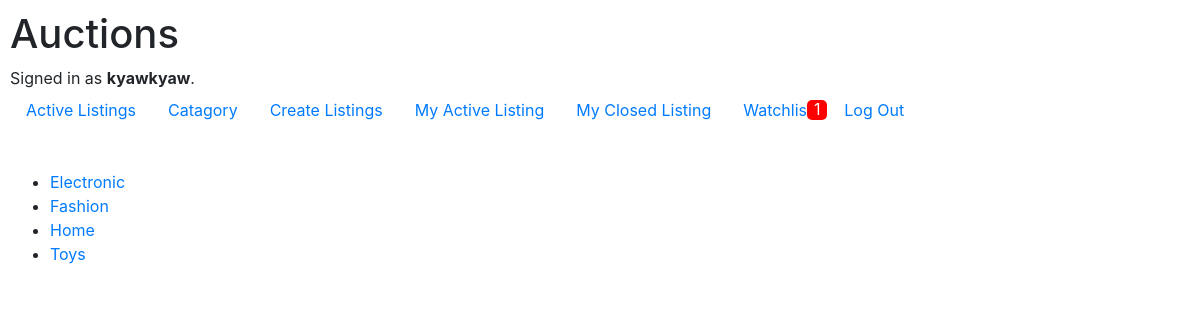
/catagory (signed in), run on the app's committed database.
### auctions/models.py (models this page shows, shortened)
class User(AbstractUser):
    pass

class Watchlist(models.Model):
    user = models.ForeignKey(settings.AUTH_USER_MODEL, on_delete=models.CASCADE, related_name='user_watchlists')
    watchlist_item = models.ForeignKey(Listing, on_delete=models.CASCADE, related_name='watchlisted')

class Catagory(models.Model):
    catagory = models.CharField(max_length=255, null=False, blank=False)

### auctions/views.py (the view)
# urls.py: path("catagory", views.catagory, name="catagory"),
def catagory(request):
    catagories = Catagory.objects.all()
    return render(request, "auctions/catagory.html", {
        "catagories": catagories
    })

### auctions/templates/auctions/catagory.html
{% extends "auctions/layout.html" %}
{% block body %}
    <ul>
    {% for catagory in catagories %}
        <li><a href="{% url 'catagory_items' catagory.id %}">{{ catagory.catagory.capitalize }}</a></li>
    {% endfor %}
    </ul>
{% endblock %}

### auctions/templates/auctions/layout.html (shortened to what this page needs)
{% load static %}
<!DOCTYPE html>
<html lang="en">
    <head>
        <link rel="stylesheet" href="https://stackpath.bootstrapcdn.com/bootstrap/4.4.1/css/bootstrap.min.css">
        <link href="{% static 'auctions/styles.css' %}" rel="stylesheet">
    </head>
    <body>
        <h1>Auctions</h1>
        <div>
            {% if user.is_authenticated %}
                Signed in as <strong>{{ user.username }}</strong>.
            {% else %}
                Not signed in.
            {% endif %}
        </div>
        <ul class="nav">
            <li class="nav-item">
                <a class="nav-link" href="{% url 'index' %}">Active Listings</a>
            </li>
            <li class="nav-item">
                <a class="nav-link" href="{% url 'catagory' %}">Catagory</a>
            </li>
            {% if user.is_authenticated %}
                <li class="nav-item">
                    <a class="nav-link" href="{% url 'create_listing' %}">Create Listings</a>
                </li>
                <li class="nav-item">
                    <a class="nav-link" href="{% url 'my_active_or_close' 'active' %}">My Active Listing</a>
                </li>
                <li class="nav-item">
                    <a class="nav-link" href="{% url 'my_active_or_close' 'close' %}">My Closed Listing</a>
                </li>
                <li class="nav-item">
                    <a class="nav-link" href="{% url 'my_watchlist' %}">Watchlist</a><div class="watchlist_count"><span class="counter">{{ request.user.user_watchlists.all|length }}</span></div>
                </li>
                <li class="nav-item">
                    <a class="nav-link" href="{% url 'logout' %}">Log Out</a>
                </li>
            {% endif %}
        </ul>
        {% block body %}
        {% endblock %}
    </body>
</html>

### auctions/static/auctions/styles.css (style rules this page uses)
body { padding: 10px; }
.watchlist_count { display: inline-block; background-color: #ff0000; border-radius: 25%; color: #ffffff; width: 20px; height: 20px; position: relative; left: 80px; bottom: 30px; text-align: center; margin: 0; }
.counter { display: inline-block; position: relative; bottom: 3px; }

### data on the page
User: username "kyawkyaw", user.user_watchlists.all|length "1"
Catagory: catagory "Electronic"
Catagory: catagory "Fashion"
Catagory: catagory "Home"
Catagory: catagory "Toys"
